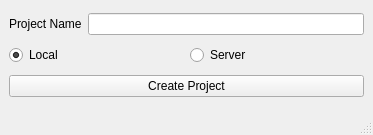
<?xml version="1.0" encoding="UTF-8"?>
<ui version="4.0">
 <class>MainWindow</class>
 <widget class="QMainWindow" name="MainWindow">
  <property name="geometry">
   <rect>
    <x>0</x>
    <y>0</y>
    <width>373</width>
    <height>135</height>
   </rect>
  </property>
  <property name="windowTitle">
   <string>MainWindow</string>
  </property>
  <widget class="QWidget" name="centralwidget">
   <layout class="QVBoxLayout" name="verticalLayout">
    <item>
     <layout class="QHBoxLayout" name="horizontalLayout">
      <item>
       <widget class="QLabel" name="projectLabel">
        <property name="text">
         <string>Project Name</string>
        </property>
       </widget>
      </item>
      <item>
       <widget class="QLineEdit" name="projectInput"/>
      </item>
     </layout>
    </item>
    <item>
     <layout class="QHBoxLayout" name="horizontalLayout_2">
      <item>
       <widget class="QRadioButton" name="localRadio">
        <property name="text">
         <string>Local</string>
        </property>
        <property name="checked">
         <bool>true</bool>
        </property>
       </widget>
      </item>
      <item>
       <widget class="QRadioButton" name="serverRadio">
        <property name="text">
         <string>Server</string>
        </property>
       </widget>
      </item>
     </layout>
    </item>
    <item>
     <widget class="QPushButton" name="createButton">
      <property name="text">
       <string>Create Project</string>
      </property>
     </widget>
    </item>
   </layout>
  </widget>
  <widget class="QMenuBar" name="menubar">
   <property name="geometry">
    <rect>
     <x>0</x>
     <y>0</y>
     <width>373</width>
     <height>21</height>
    </rect>
   </property>
  </widget>
  <widget class="QStatusBar" name="statusbar"/>
 </widget>
 <resources/>
 <connections/>
</ui>
